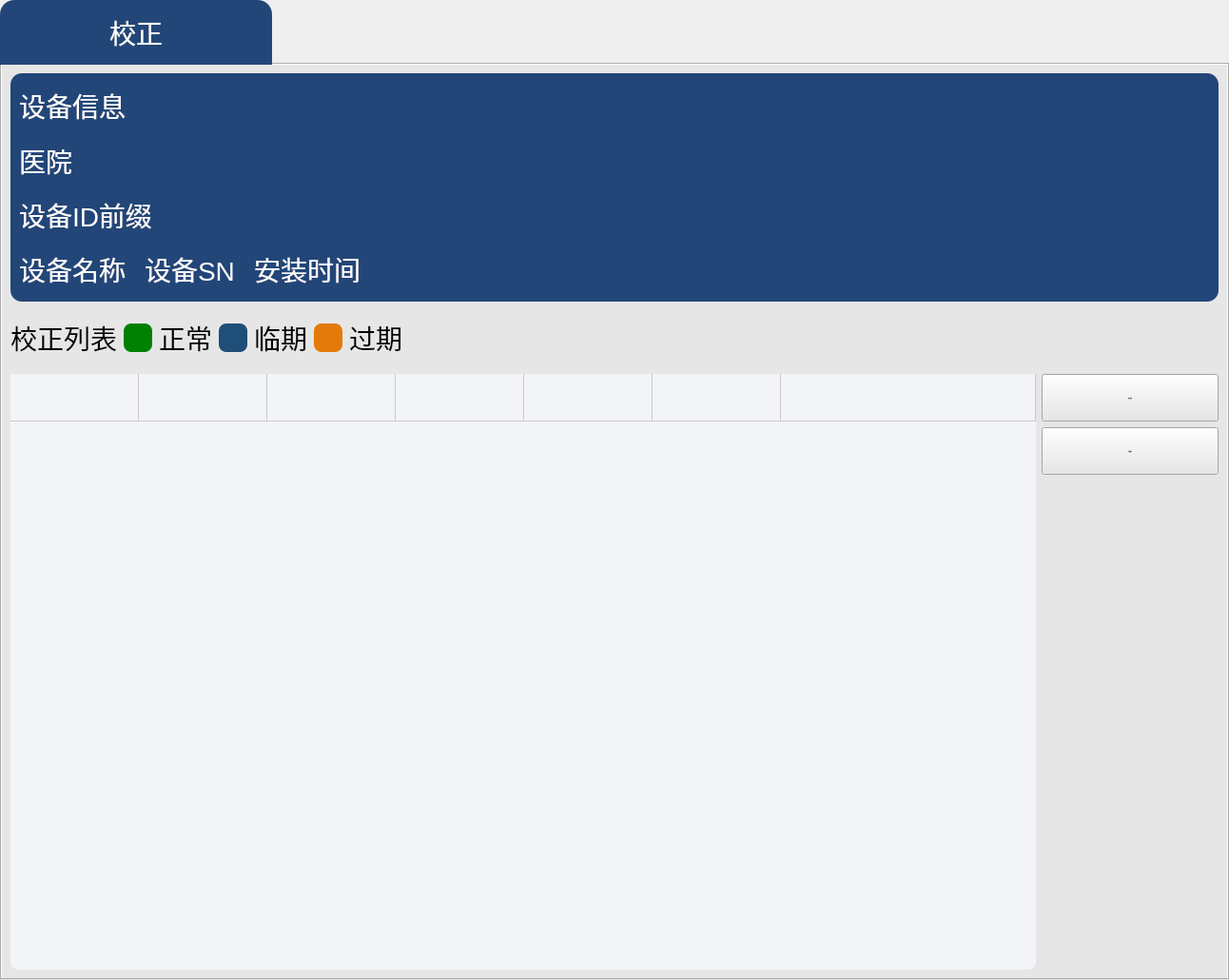
<?xml version="1.0" encoding="UTF-8"?>
<ui version="4.0">
 <class>CCalibWidget</class>
 <widget class="QWidget" name="CCalibWidget">
  <property name="geometry">
   <rect>
    <x>0</x>
    <y>0</y>
    <width>1292</width>
    <height>1030</height>
   </rect>
  </property>
  <property name="windowTitle">
   <string>Form</string>
  </property>
  <property name="styleSheet">
   <string notr="true"/>
  </property>
  <layout class="QHBoxLayout" name="horizontalLayout">
   <property name="leftMargin">
    <number>0</number>
   </property>
   <property name="topMargin">
    <number>0</number>
   </property>
   <property name="rightMargin">
    <number>0</number>
   </property>
   <property name="bottomMargin">
    <number>0</number>
   </property>
   <item>
    <widget class="QStackedWidget" name="Calib_mStacked">
     <property name="currentIndex">
      <number>0</number>
     </property>
     <widget class="QWidget" name="page1">
      <layout class="QVBoxLayout" name="verticalLayout">
       <property name="leftMargin">
        <number>0</number>
       </property>
       <property name="topMargin">
        <number>0</number>
       </property>
       <property name="rightMargin">
        <number>0</number>
       </property>
       <property name="bottomMargin">
        <number>0</number>
       </property>
       <item>
        <widget class="QTabWidget" name="tabWidget">
         <property name="styleSheet">
          <string notr="true">
QTabBar::tab {
border-top-left-radius: 15px;
border-top-right-radius: 15px;
min-width: 250px;
max-width: 306px;
padding: 18px;
font-size: 28px;
background-color:rgb(179, 179, 179);
	color:white;
margin-right: 20;
}
QTabWidget QTabBar
{
	font-size: 28px;
}

QTabBar::tab:selected{

border-top-left-radius: 15px;
border-top-right-radius: 15px;
min-width: 250px;
max-width: 306px; 
font-size: 28px;
	background-color:rgb(34,70,120);
color:white;
 
	/*border: 2px solid #1B72BF; */   

}</string>
         </property>
         <property name="iconSize">
          <size>
           <width>16</width>
           <height>16</height>
          </size>
         </property>
         <widget class="QWidget" name="qwe">
          <property name="styleSheet">
           <string notr="true">
QWidget
{
background-color: rgb(231, 230, 230);
}
 </string>
          </property>
          <attribute name="title">
           <string>校正</string>
          </attribute>
          <layout class="QGridLayout" name="gridLayout_3" rowstretch="4,0,0,0,1" columnstretch="0,12,1,1">
           <item row="2" column="0" rowspan="3" colspan="2">
            <widget class="QTableWidget" name="mTable_Calib_Info">
             <property name="maximumSize">
              <size>
               <width>16777215</width>
               <height>16777215</height>
              </size>
             </property>
             <property name="layoutDirection">
              <enum>Qt::LeftToRight</enum>
             </property>
             <property name="styleSheet">
              <string notr="true">QTableWidget  QHeaderView::section
{

	background-color:rgb(130, 130, 130);
border:none;  
height:42px; 
color:rgb(255, 255, 255);
font-size:28px;
}
QTableWidget
{
selection-background-color: rgb(130, 130, 130,70); 
background:rgb(243,244,248);
gridline-color:rgb(200,200,205);
font-size:28px; 
color:black; 
border:none;
border-bottom-right-radius:8px;
border-bottom-left-radius:8px;
}

QHeaderView::section:first{
border-top-left-radius:8px;
}
QHeaderView::section:last{
border-top-right-radius:8px;
}

/*  设置垂直滚动条基本样式*/
QScrollBar:vertical
{
    width:8px;
	background-color: rgb(233, 236, 245);
    margin:00px,0px,0px,0px;
    padding-top:15px;   /* 留出9px给上面和下面的箭头*/
    padding-bottom:5px;
}
QScrollBar::handle:vertical
{
    width:8px;
    background:rgba(64,64,64,50%);
	border-bottom-right-radius:8px;
	border-top-right-radius:8px;
    min-height:0;
}
QScrollBar::handle:vertical:hover
{
    width:8px;
    background:rgba(64,64,64,70%);   /*  鼠标放到滚动条上的时候，颜色变深*/
	border-bottom-right-radius:8px;
	border-top-right-radius:8px;
    min-height:0;
}
QScrollBar::add-page:vertical,QScrollBar::sub-page:vertical   /* 当滚动条滚动的时候，上面的部分和下面的部分*/
{
    background:rgba(0,0,0,0%);
    border-radius:4px;
}
QScrollBar::add-line:vertical
{
    height: 0px;
    subcontrol-origin:margin;
}

QScrollBar::up-arrow:vertical 
{
    subcontrol-origin: margin;
    height: 0px;
    border:0 0 0 0;
    border-image: url(:images/6.png);
}
QScrollBar::sub-line:vertical 
{
    height: 0px;
    subcontrol-origin:margin;
}

QScrollBar::down-arrow:vertical 
{
    subcontrol-origin: margin;
    height: 0px;
    border-image: url(:images/7.png);
}


/*水平滚动条*/
QScrollBar:horizontal {
	background-color: rgb(210, 210, 210);
      height: 10px;
      margin: 0px 0px 0 0px;
  }
  QScrollBar::handle:horizontal {
      background: rgb(64, 64, 64,50%);
	border-bottom-left-radius:8px;
	border-bottom-right-radius:8px;
      min-width: 0px;
  }

QScrollBar::handle:horizontal:hover
{
    width:8px;
    background:rgba(64,64,64,70%);   /*  鼠标放到滚动条上的时候，颜色变深*/
	border-bottom-left-radius:8px;
	border-bottom-right-radius:8px;
    min-height:0;
}
  QScrollBar::add-line:horizontal {
      width: 0px;
      subcontrol-position: right;
      subcontrol-origin: margin;
  }

  QScrollBar::sub-line:horizontal {
      width: 0px;
      subcontrol-position: left;
      subcontrol-origin: margin;
  }
 QScrollBar:left-arrow:horizontal, QScrollBar::right-arrow:horizontal {
      border: 2px solid grey;
      width: 3px;
      height: 3px;
      background: white;
  }

  QScrollBar::add-page:horizontal, QScrollBar::sub-page:horizontal {
      background: none;
  }


</string>
             </property>
             <property name="inputMethodHints">
              <set>Qt::ImhNone</set>
             </property>
             <property name="verticalScrollBarPolicy">
              <enum>Qt::ScrollBarAsNeeded</enum>
             </property>
             <property name="horizontalScrollBarPolicy">
              <enum>Qt::ScrollBarAlwaysOff</enum>
             </property>
             <property name="autoScroll">
              <bool>true</bool>
             </property>
             <property name="editTriggers">
              <set>QAbstractItemView::NoEditTriggers</set>
             </property>
             <property name="dragDropMode">
              <enum>QAbstractItemView::NoDragDrop</enum>
             </property>
             <property name="alternatingRowColors">
              <bool>false</bool>
             </property>
             <property name="selectionMode">
              <enum>QAbstractItemView::SingleSelection</enum>
             </property>
             <property name="selectionBehavior">
              <enum>QAbstractItemView::SelectRows</enum>
             </property>
             <property name="textElideMode">
              <enum>Qt::ElideMiddle</enum>
             </property>
             <property name="verticalScrollMode">
              <enum>QAbstractItemView::ScrollPerPixel</enum>
             </property>
             <property name="horizontalScrollMode">
              <enum>QAbstractItemView::ScrollPerPixel</enum>
             </property>
             <property name="sortingEnabled">
              <bool>false</bool>
             </property>
             <attribute name="horizontalHeaderVisible">
              <bool>false</bool>
             </attribute>
             <attribute name="horizontalHeaderCascadingSectionResizes">
              <bool>false</bool>
             </attribute>
             <attribute name="horizontalHeaderDefaultSectionSize">
              <number>135</number>
             </attribute>
             <attribute name="horizontalHeaderHighlightSections">
              <bool>true</bool>
             </attribute>
             <attribute name="horizontalHeaderMinimumSectionSize">
              <number>31</number>
             </attribute>
             <attribute name="horizontalHeaderShowSortIndicator" stdset="0">
              <bool>false</bool>
             </attribute>
             <attribute name="horizontalHeaderStretchLastSection">
              <bool>true</bool>
             </attribute>
             <attribute name="verticalHeaderVisible">
              <bool>false</bool>
             </attribute>
             <attribute name="verticalHeaderCascadingSectionResizes">
              <bool>false</bool>
             </attribute>
             <attribute name="verticalHeaderDefaultSectionSize">
              <number>50</number>
             </attribute>
             <attribute name="verticalHeaderMinimumSectionSize">
              <number>28</number>
             </attribute>
             <attribute name="verticalHeaderShowSortIndicator" stdset="0">
              <bool>false</bool>
             </attribute>
             <attribute name="verticalHeaderStretchLastSection">
              <bool>false</bool>
             </attribute>
             <row>
              <property name="text">
               <string>新建行</string>
              </property>
             </row>
             <column>
              <property name="text">
               <string>序号</string>
              </property>
             </column>
             <column>
              <property name="text">
               <string>批号</string>
              </property>
             </column>
             <column>
              <property name="text">
               <string>项目</string>
              </property>
             </column>
             <column>
              <property name="text">
               <string>A值</string>
              </property>
             </column>
             <column>
              <property name="text">
               <string>B值</string>
              </property>
             </column>
             <column>
              <property name="text">
               <string>状态</string>
              </property>
             </column>
             <column>
              <property name="text">
               <string>校正时间</string>
              </property>
             </column>
            </widget>
           </item>
           <item row="3" column="2" colspan="2">
            <widget class="QStackedWidget" name="mStacked_Calib_Operation">
             <property name="minimumSize">
              <size>
               <width>0</width>
               <height>50</height>
              </size>
             </property>
             <property name="maximumSize">
              <size>
               <width>16777215</width>
               <height>80</height>
              </size>
             </property>
             <property name="currentIndex">
              <number>0</number>
             </property>
             <widget class="QWidget" name="page">
              <layout class="QVBoxLayout" name="verticalLayout_2">
               <property name="leftMargin">
                <number>0</number>
               </property>
               <property name="topMargin">
                <number>0</number>
               </property>
               <property name="rightMargin">
                <number>0</number>
               </property>
               <property name="bottomMargin">
                <number>0</number>
               </property>
               <item>
                <widget class="QPushButton" name="mBtn_Calib_Operation">
                 <property name="sizePolicy">
                  <sizepolicy hsizetype="Minimum" vsizetype="Minimum">
                   <horstretch>0</horstretch>
                   <verstretch>0</verstretch>
                  </sizepolicy>
                 </property>
                 <property name="minimumSize">
                  <size>
                   <width>0</width>
                   <height>50</height>
                  </size>
                 </property>
                 <property name="maximumSize">
                  <size>
                   <width>16777215</width>
                   <height>80</height>
                  </size>
                 </property>
                 <property name="font">
                  <font>
                   <pointsize>-1</pointsize>
                  </font>
                 </property>
                 <property name="styleSheet">
                  <string notr="true">QPushButton{ 
	border-radius:8px;
background-color:rgb(34,70,120);
font-size:26px; 
color:white;


}
QPushButton:hover{
font-size:26px; 
color:white;
}

QPushButton:pressed{
	background-color:rgb(241, 129,1);
};
</string>
                 </property>
                 <property name="text">
                  <string>开始校正</string>
                 </property>
                </widget>
               </item>
              </layout>
             </widget>
             <widget class="QWidget" name="page_3">
              <layout class="QHBoxLayout" name="horizontalLayout_4">
               <property name="spacing">
                <number>0</number>
               </property>
               <property name="leftMargin">
                <number>0</number>
               </property>
               <property name="topMargin">
                <number>0</number>
               </property>
               <property name="rightMargin">
                <number>0</number>
               </property>
               <property name="bottomMargin">
                <number>0</number>
               </property>
               <item>
                <widget class="QLabel" name="label_50">
                 <property name="minimumSize">
                  <size>
                   <width>0</width>
                   <height>50</height>
                  </size>
                 </property>
                 <property name="maximumSize">
                  <size>
                   <width>16777215</width>
                   <height>80</height>
                  </size>
                 </property>
                 <property name="styleSheet">
                  <string notr="true">QLabel{
border-radius:8px;
background-color:rgb(34,70,120);
font-size:26px; 
color:white;
}</string>
                 </property>
                 <property name="text">
                  <string>等待检验</string>
                 </property>
                 <property name="alignment">
                  <set>Qt::AlignCenter</set>
                 </property>
                </widget>
               </item>
              </layout>
             </widget>
            </widget>
           </item>
           <item row="2" column="2" colspan="2">
            <widget class="QStackedWidget" name="mStacked_Calib_DataOrCancel">
             <property name="minimumSize">
              <size>
               <width>0</width>
               <height>50</height>
              </size>
             </property>
             <property name="maximumSize">
              <size>
               <width>16777215</width>
               <height>80</height>
              </size>
             </property>
             <property name="currentIndex">
              <number>0</number>
             </property>
             <widget class="QWidget" name="page_4">
              <layout class="QVBoxLayout" name="verticalLayout_3">
               <property name="leftMargin">
                <number>0</number>
               </property>
               <property name="topMargin">
                <number>0</number>
               </property>
               <property name="rightMargin">
                <number>0</number>
               </property>
               <property name="bottomMargin">
                <number>0</number>
               </property>
               <item>
                <widget class="QPushButton" name="mBtn_Calib_Data">
                 <property name="sizePolicy">
                  <sizepolicy hsizetype="Minimum" vsizetype="Minimum">
                   <horstretch>0</horstretch>
                   <verstretch>0</verstretch>
                  </sizepolicy>
                 </property>
                 <property name="minimumSize">
                  <size>
                   <width>0</width>
                   <height>50</height>
                  </size>
                 </property>
                 <property name="maximumSize">
                  <size>
                   <width>16777215</width>
                   <height>80</height>
                  </size>
                 </property>
                 <property name="font">
                  <font>
                   <pointsize>-1</pointsize>
                  </font>
                 </property>
                 <property name="styleSheet">
                  <string notr="true">QPushButton{ 
	border-radius:8px;
background-color:rgb(34,70,120);
font-size:26px; 
color:white;


}
QPushButton:hover{
font-size:26px; 
color:white;
}

QPushButton:pressed{
	background-color:rgb(241, 129,1);
};
</string>
                 </property>
                 <property name="text">
                  <string>校正跟踪</string>
                 </property>
                </widget>
               </item>
              </layout>
             </widget>
             <widget class="QWidget" name="page_5">
              <layout class="QVBoxLayout" name="verticalLayout_4">
               <property name="leftMargin">
                <number>0</number>
               </property>
               <property name="topMargin">
                <number>0</number>
               </property>
               <property name="rightMargin">
                <number>0</number>
               </property>
               <property name="bottomMargin">
                <number>0</number>
               </property>
               <item>
                <widget class="QPushButton" name="mBtn_Calib_Cancel">
                 <property name="sizePolicy">
                  <sizepolicy hsizetype="Minimum" vsizetype="Minimum">
                   <horstretch>0</horstretch>
                   <verstretch>0</verstretch>
                  </sizepolicy>
                 </property>
                 <property name="minimumSize">
                  <size>
                   <width>0</width>
                   <height>50</height>
                  </size>
                 </property>
                 <property name="maximumSize">
                  <size>
                   <width>16777215</width>
                   <height>80</height>
                  </size>
                 </property>
                 <property name="font">
                  <font>
                   <pointsize>-1</pointsize>
                  </font>
                 </property>
                 <property name="styleSheet">
                  <string notr="true">QPushButton{ 
	border-radius:8px;
background-color:rgb(34,70,120);
font-size:26px; 
color:white;


}
QPushButton:hover{
font-size:26px; 
color:white;
}

QPushButton:pressed{
	background-color:rgb(241, 129,1);
};
</string>
                 </property>
                 <property name="text">
                  <string>取消校正</string>
                 </property>
                </widget>
               </item>
              </layout>
             </widget>
            </widget>
           </item>
           <item row="1" column="0" colspan="4">
            <widget class="QFrame" name="mframe_state">
             <layout class="QHBoxLayout" name="horizontalLayout_2">
              <property name="spacing">
               <number>7</number>
              </property>
              <property name="leftMargin">
               <number>0</number>
              </property>
              <property name="topMargin">
               <number>11</number>
              </property>
              <property name="rightMargin">
               <number>11</number>
              </property>
              <property name="bottomMargin">
               <number>11</number>
              </property>
              <item>
               <widget class="QLabel" name="mLab_Item_Name">
                <property name="minimumSize">
                 <size>
                  <width>0</width>
                  <height>40</height>
                 </size>
                </property>
                <property name="styleSheet">
                 <string notr="true">QLabel
{
	color: black;
	font-size:28px;
}</string>
                </property>
                <property name="text">
                 <string>校正列表</string>
                </property>
                <property name="alignment">
                 <set>Qt::AlignLeading|Qt::AlignLeft|Qt::AlignVCenter</set>
                </property>
               </widget>
              </item>
              <item>
               <widget class="QLabel" name="label_38">
                <property name="minimumSize">
                 <size>
                  <width>30</width>
                  <height>30</height>
                 </size>
                </property>
                <property name="maximumSize">
                 <size>
                  <width>30</width>
                  <height>30</height>
                 </size>
                </property>
                <property name="styleSheet">
                 <string notr="true">QLabel
{
background-color: rgb(0, 128, 0);
	color: black;
	font-size:28px;
	border-radius:8px;
}</string>
                </property>
                <property name="text">
                 <string/>
                </property>
                <property name="alignment">
                 <set>Qt::AlignLeading|Qt::AlignLeft|Qt::AlignVCenter</set>
                </property>
               </widget>
              </item>
              <item>
               <widget class="QLabel" name="label_40">
                <property name="minimumSize">
                 <size>
                  <width>0</width>
                  <height>40</height>
                 </size>
                </property>
                <property name="styleSheet">
                 <string notr="true">QLabel
{
	color: black;
	font-size:28px;
}</string>
                </property>
                <property name="text">
                 <string>正常</string>
                </property>
                <property name="alignment">
                 <set>Qt::AlignLeading|Qt::AlignLeft|Qt::AlignVCenter</set>
                </property>
               </widget>
              </item>
              <item>
               <widget class="QLabel" name="label_43">
                <property name="minimumSize">
                 <size>
                  <width>30</width>
                  <height>30</height>
                 </size>
                </property>
                <property name="maximumSize">
                 <size>
                  <width>30</width>
                  <height>30</height>
                 </size>
                </property>
                <property name="styleSheet">
                 <string notr="true">QLabel
{
background-color:rgb(31, 78, 121);
	font-size:28px;
	border-radius:8px;
}</string>
                </property>
                <property name="text">
                 <string/>
                </property>
                <property name="alignment">
                 <set>Qt::AlignLeading|Qt::AlignLeft|Qt::AlignVCenter</set>
                </property>
               </widget>
              </item>
              <item>
               <widget class="QLabel" name="label_46">
                <property name="minimumSize">
                 <size>
                  <width>0</width>
                  <height>40</height>
                 </size>
                </property>
                <property name="styleSheet">
                 <string notr="true">QLabel
{
	color: black;
	font-size:28px;
}</string>
                </property>
                <property name="text">
                 <string>临期</string>
                </property>
                <property name="alignment">
                 <set>Qt::AlignLeading|Qt::AlignLeft|Qt::AlignVCenter</set>
                </property>
               </widget>
              </item>
              <item>
               <widget class="QLabel" name="label_42">
                <property name="minimumSize">
                 <size>
                  <width>30</width>
                  <height>30</height>
                 </size>
                </property>
                <property name="maximumSize">
                 <size>
                  <width>30</width>
                  <height>30</height>
                 </size>
                </property>
                <property name="styleSheet">
                 <string notr="true">QLabel
{
background-color:rgb(228,122,10);
	font-size:28px;
	border-radius:8px;
}</string>
                </property>
                <property name="text">
                 <string/>
                </property>
                <property name="alignment">
                 <set>Qt::AlignLeading|Qt::AlignLeft|Qt::AlignVCenter</set>
                </property>
               </widget>
              </item>
              <item>
               <widget class="QLabel" name="label_47">
                <property name="minimumSize">
                 <size>
                  <width>0</width>
                  <height>40</height>
                 </size>
                </property>
                <property name="styleSheet">
                 <string notr="true">QLabel
{
	color: black;
	font-size:28px;
}</string>
                </property>
                <property name="text">
                 <string>过期</string>
                </property>
                <property name="alignment">
                 <set>Qt::AlignLeading|Qt::AlignLeft|Qt::AlignVCenter</set>
                </property>
               </widget>
              </item>
              <item>
               <spacer name="horizontalSpacer_3">
                <property name="orientation">
                 <enum>Qt::Horizontal</enum>
                </property>
                <property name="sizeHint" stdset="0">
                 <size>
                  <width>40</width>
                  <height>20</height>
                 </size>
                </property>
               </spacer>
              </item>
             </layout>
            </widget>
           </item>
           <item row="0" column="0" colspan="4">
            <widget class="QFrame" name="frame">
             <property name="minimumSize">
              <size>
               <width>0</width>
               <height>240</height>
              </size>
             </property>
             <property name="maximumSize">
              <size>
               <width>16777215</width>
               <height>240</height>
              </size>
             </property>
             <property name="styleSheet">
              <string notr="true">QFrame{
	border-radius:12px;
	background-color: rgb(34,70,120);
}</string>
             </property>
             <property name="frameShape">
              <enum>QFrame::StyledPanel</enum>
             </property>
             <property name="frameShadow">
              <enum>QFrame::Raised</enum>
             </property>
             <layout class="QGridLayout" name="gridLayout">
              <property name="horizontalSpacing">
               <number>20</number>
              </property>
              <property name="verticalSpacing">
               <number>7</number>
              </property>
              <item row="3" column="0">
               <widget class="QLabel" name="mLab_Name">
                <property name="styleSheet">
                 <string notr="true">QLabel
{
	color: rgb(255, 255, 255);
	font-size:28px;
}</string>
                </property>
                <property name="text">
                 <string>设备名称</string>
                </property>
                <property name="alignment">
                 <set>Qt::AlignLeading|Qt::AlignLeft|Qt::AlignVCenter</set>
                </property>
               </widget>
              </item>
              <item row="3" column="3">
               <spacer name="horizontalSpacer">
                <property name="orientation">
                 <enum>Qt::Horizontal</enum>
                </property>
                <property name="sizeHint" stdset="0">
                 <size>
                  <width>40</width>
                  <height>20</height>
                 </size>
                </property>
               </spacer>
              </item>
              <item row="0" column="0" colspan="4">
               <widget class="QLabel" name="label_39">
                <property name="styleSheet">
                 <string notr="true">QLabel
{
	color: rgb(255, 255, 255);
	font-size:28px;
}</string>
                </property>
                <property name="text">
                 <string>设备信息</string>
                </property>
                <property name="alignment">
                 <set>Qt::AlignLeading|Qt::AlignLeft|Qt::AlignVCenter</set>
                </property>
               </widget>
              </item>
              <item row="3" column="2">
               <widget class="QLabel" name="mLab_Time">
                <property name="styleSheet">
                 <string notr="true">QLabel
{
	color: rgb(255, 255, 255);
	font-size:28px;
}</string>
                </property>
                <property name="text">
                 <string>安装时间</string>
                </property>
                <property name="alignment">
                 <set>Qt::AlignLeading|Qt::AlignLeft|Qt::AlignVCenter</set>
                </property>
               </widget>
              </item>
              <item row="3" column="1">
               <widget class="QLabel" name="mLab_SN">
                <property name="styleSheet">
                 <string notr="true">QLabel
{
	color: rgb(255, 255, 255);
	font-size:28px;
}</string>
                </property>
                <property name="text">
                 <string>设备SN</string>
                </property>
                <property name="alignment">
                 <set>Qt::AlignLeading|Qt::AlignLeft|Qt::AlignVCenter</set>
                </property>
               </widget>
              </item>
              <item row="1" column="0" colspan="4">
               <widget class="QLabel" name="mLab_Hospital">
                <property name="styleSheet">
                 <string notr="true">QLabel
{
	color: rgb(255, 255, 255);
	font-size:28px;
}</string>
                </property>
                <property name="text">
                 <string>医院</string>
                </property>
                <property name="alignment">
                 <set>Qt::AlignLeading|Qt::AlignLeft|Qt::AlignVCenter</set>
                </property>
               </widget>
              </item>
              <item row="2" column="0" colspan="4">
               <widget class="QLabel" name="mLab_IDName">
                <property name="styleSheet">
                 <string notr="true">QLabel
{
	color: rgb(255, 255, 255);
	font-size:28px;
}</string>
                </property>
                <property name="text">
                 <string>设备ID前缀</string>
                </property>
                <property name="alignment">
                 <set>Qt::AlignLeading|Qt::AlignLeft|Qt::AlignVCenter</set>
                </property>
               </widget>
              </item>
             </layout>
            </widget>
           </item>
          </layout>
         </widget>
        </widget>
       </item>
      </layout>
     </widget>
     <widget class="QWidget" name="page_2">
      <layout class="QGridLayout" name="gridLayout_2" rowstretch="6,0" columnstretch="1,0">
       <property name="leftMargin">
        <number>0</number>
       </property>
       <property name="topMargin">
        <number>0</number>
       </property>
       <property name="rightMargin">
        <number>0</number>
       </property>
       <property name="bottomMargin">
        <number>0</number>
       </property>
       <property name="verticalSpacing">
        <number>15</number>
       </property>
       <item row="1" column="1">
        <spacer name="horizontalSpacer_2">
         <property name="orientation">
          <enum>Qt::Horizontal</enum>
         </property>
         <property name="sizeHint" stdset="0">
          <size>
           <width>233</width>
           <height>20</height>
          </size>
         </property>
        </spacer>
       </item>
       <item row="0" column="0" colspan="2">
        <widget class="QTabWidget" name="tabWidget_2">
         <property name="styleSheet">
          <string notr="true">
QTabBar::tab {
border-top-left-radius: 15px;
border-top-right-radius: 15px;
min-width: 250px;
max-width: 306px;
padding: 25px;
font-size: 28px;
background-color:rgb(179, 179, 179);
	color:white;
margin-right: 20;
}
QTabWidget QTabBar
{
	font-size: 28px;
}

QTabBar::tab:selected{

border-top-left-radius: 15px;
border-top-right-radius: 15px;
min-width: 250px;
max-width: 306px;
padding: 15px;
font-size: 28px;
	background-color:rgb(34,70,120);
color:white;

	/*border: 2px solid #1B72BF; */   

}

 </string>
         </property>
         <widget class="QWidget" name="qwe_2">
          <property name="styleSheet">
           <string notr="true">
QWidget
{
background-color: rgb(231, 230, 230);
}
 </string>
          </property>
          <attribute name="title">
           <string>校正跟踪</string>
          </attribute>
          <layout class="QGridLayout" name="gridLayout_4" columnstretch="0,1,0,2,0,2,1,1">
           <item row="0" column="0">
            <widget class="QLabel" name="mLab_Batch">
             <property name="minimumSize">
              <size>
               <width>50</width>
               <height>21</height>
              </size>
             </property>
             <property name="maximumSize">
              <size>
               <width>999999</width>
               <height>16777215</height>
              </size>
             </property>
             <property name="styleSheet">
              <string notr="true">QLabel
{
	color: rgb(137, 137, 137);
	font-size:28px;
}</string>
             </property>
             <property name="text">
              <string>批号</string>
             </property>
             <property name="alignment">
              <set>Qt::AlignCenter</set>
             </property>
            </widget>
           </item>
           <item row="0" column="1">
            <widget class="QComboBox" name="mCom_Data_Batch">
             <property name="enabled">
              <bool>true</bool>
             </property>
             <property name="minimumSize">
              <size>
               <width>230</width>
               <height>55</height>
              </size>
             </property>
             <property name="styleSheet">
              <string notr="true">
/*未下拉时，QComboBox 样式 背景黑色*/
QComboBox {
	border: 1px solid #e1e3e7;         
	border-radius: 5px;    
background:#ffffff;
color:#898989;
font-size:28px;
}  

/*下拉后的整个下拉窗体样式 背景红色*/
QComboBox QAbstractItemView 
{
	background:#ffffff;
	color:#898989;  
} 
 
/*下拉箭头区域样式*/
QComboBox::drop-down
{
width: 20px;
border-left: 2px solid #e1e3e7; 
}    

/*下拉箭头样式*/
QComboBox::down-arrow {
	image: url(:/image/images/arrow.png);
height:20px;
width:17px;
}     
QComboBox:editable {
	border: 1px solid #e1e3e7;         
	border-radius: 5px;    
background:#ffffff;
color:#898989;
font-size:28px;
}</string>
             </property>
             <property name="editable">
              <bool>false</bool>
             </property>
            </widget>
           </item>
           <item row="0" column="2">
            <widget class="QLabel" name="label_45">
             <property name="styleSheet">
              <string notr="true">QLabel
{
	color: rgb(137, 137, 137);
	font-size:28px;
}</string>
             </property>
             <property name="text">
              <string>起始日期</string>
             </property>
            </widget>
           </item>
           <item row="0" column="3">
            <widget class="QLineEdit" name="mEdit_StartDate">
             <property name="minimumSize">
              <size>
               <width>0</width>
               <height>50</height>
              </size>
             </property>
             <property name="maximumSize">
              <size>
               <width>16777215</width>
               <height>55</height>
              </size>
             </property>
             <property name="styleSheet">
              <string notr="true">QLineEdit
{
	border: 1px solid #e1e3e7;         
	border-radius: 5px;
	font-size:28px;
	color: rgb(137, 137, 137);
	background-color: rgb(255, 255, 255);

}</string>
             </property>
             <property name="text">
              <string/>
             </property>
            </widget>
           </item>
           <item row="0" column="4">
            <widget class="QLabel" name="label_44">
             <property name="styleSheet">
              <string notr="true">QLabel
{
	color: rgb(137, 137, 137);
	font-size:28px;
}</string>
             </property>
             <property name="text">
              <string>终止日期</string>
             </property>
            </widget>
           </item>
           <item row="0" column="5">
            <widget class="QLineEdit" name="mEdit_EndDate">
             <property name="minimumSize">
              <size>
               <width>0</width>
               <height>50</height>
              </size>
             </property>
             <property name="maximumSize">
              <size>
               <width>16777215</width>
               <height>55</height>
              </size>
             </property>
             <property name="styleSheet">
              <string notr="true">QLineEdit
{
	border: 1px solid #e1e3e7;         
	border-radius: 5px;
	font-size:28px;
	color: rgb(137, 137, 137);
	background-color: rgb(255, 255, 255);

}</string>
             </property>
            </widget>
           </item>
           <item row="0" column="6">
            <widget class="QPushButton" name="mBtn_Data_Inquire">
             <property name="sizePolicy">
              <sizepolicy hsizetype="Minimum" vsizetype="Minimum">
               <horstretch>0</horstretch>
               <verstretch>0</verstretch>
              </sizepolicy>
             </property>
             <property name="minimumSize">
              <size>
               <width>0</width>
               <height>60</height>
              </size>
             </property>
             <property name="maximumSize">
              <size>
               <width>16777215</width>
               <height>60</height>
              </size>
             </property>
             <property name="font">
              <font>
               <pointsize>-1</pointsize>
              </font>
             </property>
             <property name="styleSheet">
              <string notr="true">QPushButton{ 
	border-radius:8px;
background-color:rgb(34,70,120);
font-size:26px; 
color:white;


}
QPushButton:hover{
font-size:26px; 
color:white;
}

QPushButton:pressed{
	background-color:rgb(241,129,1);
};
</string>
             </property>
             <property name="text">
              <string>查询</string>
             </property>
            </widget>
           </item>
           <item row="0" column="7">
            <widget class="QPushButton" name="mBtn_Data_Retun">
             <property name="sizePolicy">
              <sizepolicy hsizetype="Minimum" vsizetype="Minimum">
               <horstretch>0</horstretch>
               <verstretch>0</verstretch>
              </sizepolicy>
             </property>
             <property name="minimumSize">
              <size>
               <width>0</width>
               <height>60</height>
              </size>
             </property>
             <property name="maximumSize">
              <size>
               <width>16777215</width>
               <height>60</height>
              </size>
             </property>
             <property name="font">
              <font>
               <pointsize>-1</pointsize>
              </font>
             </property>
             <property name="styleSheet">
              <string notr="true">QPushButton{ 
	border-radius:8px;
background-color:rgb(34,70,120);
font-size:26px; 
color:white;


}
QPushButton:hover{
font-size:26px; 
color:white;
}

QPushButton:pressed{
	background-color:rgb(241,129,1);
};
</string>
             </property>
             <property name="text">
              <string>返回</string>
             </property>
            </widget>
           </item>
           <item row="1" column="0" colspan="8">
            <widget class="QTableWidget" name="mTable_Calib_Data">
             <property name="styleSheet">
              <string notr="true">QTableWidget  QHeaderView::section
{

	background-color:rgb(130, 130, 130);
border:none;  
height:42px; 
color:rgb(255, 255, 255);
font-size:28px;
}
QTableWidget
{
selection-background-color: rgb(130, 130, 130,70); 
background:rgb(243,244,248);
gridline-color:rgb(200,200,205);
font-size:28px; 
color:black; 
border:none;
}

/*  设置垂直滚动条基本样式*/
QScrollBar:vertical
{
    width:8px;
	background-color: rgb(233, 236, 245);
    margin:00px,0px,0px,0px;
    padding-top:15px;   /* 留出9px给上面和下面的箭头*/
    padding-bottom:5px;
}
QScrollBar::handle:vertical
{
    width:8px;
    background:rgba(64,64,64,50%);
	border-bottom-right-radius:8px;
	border-top-right-radius:8px;
    min-height:0;
}
QScrollBar::handle:vertical:hover
{
    width:8px;
    background:rgba(64,64,64,70%);   /*  鼠标放到滚动条上的时候，颜色变深*/
	border-bottom-right-radius:8px;
	border-top-right-radius:8px;
    min-height:0;
}
QScrollBar::add-page:vertical,QScrollBar::sub-page:vertical   /* 当滚动条滚动的时候，上面的部分和下面的部分*/
{
    background:rgba(0,0,0,0%);
    border-radius:4px;
}
QScrollBar::add-line:vertical
{
    height: 0px;
    subcontrol-origin:margin;
}

QScrollBar::up-arrow:vertical 
{
    subcontrol-origin: margin;
    height: 0px;
    border:0 0 0 0;
    border-image: url(:images/6.png);
}
QScrollBar::sub-line:vertical 
{
    height: 0px;
    subcontrol-origin:margin;
}

QScrollBar::down-arrow:vertical 
{
    subcontrol-origin: margin;
    height: 0px;
    border-image: url(:images/7.png);
}

/*水平滚动条*/
QScrollBar:horizontal {
	background-color: rgb(210, 210, 210);
      height: 10px;
      margin: 0px 0px 0 0px;
  }
  QScrollBar::handle:horizontal {
      background: rgb(64, 64, 64,50%);
	border-bottom-left-radius:8px;
	border-bottom-right-radius:8px;
      min-width: 0px;
  }

QScrollBar::handle:horizontal:hover
{
    width:8px;
    background:rgba(64,64,64,70%);   /*  鼠标放到滚动条上的时候，颜色变深*/
	border-bottom-left-radius:8px;
	border-bottom-right-radius:8px;
    min-height:0;
}
  QScrollBar::add-line:horizontal {
      width: 0px;
      subcontrol-position: right;
      subcontrol-origin: margin;
  }

  QScrollBar::sub-line:horizontal {
      width: 0px;
      subcontrol-position: left;
      subcontrol-origin: margin;
  }
 QScrollBar:left-arrow:horizontal, QScrollBar::right-arrow:horizontal {
      border: 2px solid grey;
      width: 3px;
      height: 3px;
      background: white;
  }

  QScrollBar::add-page:horizontal, QScrollBar::sub-page:horizontal {
      background: none;
  }


</string>
             </property>
             <property name="inputMethodHints">
              <set>Qt::ImhNone</set>
             </property>
             <property name="editTriggers">
              <set>QAbstractItemView::NoEditTriggers</set>
             </property>
             <property name="selectionBehavior">
              <enum>QAbstractItemView::SelectRows</enum>
             </property>
             <property name="textElideMode">
              <enum>Qt::ElideMiddle</enum>
             </property>
             <property name="verticalScrollMode">
              <enum>QAbstractItemView::ScrollPerPixel</enum>
             </property>
             <property name="horizontalScrollMode">
              <enum>QAbstractItemView::ScrollPerPixel</enum>
             </property>
             <attribute name="horizontalHeaderVisible">
              <bool>false</bool>
             </attribute>
             <attribute name="horizontalHeaderCascadingSectionResizes">
              <bool>false</bool>
             </attribute>
             <attribute name="horizontalHeaderDefaultSectionSize">
              <number>155</number>
             </attribute>
             <attribute name="horizontalHeaderHighlightSections">
              <bool>true</bool>
             </attribute>
             <attribute name="horizontalHeaderStretchLastSection">
              <bool>true</bool>
             </attribute>
             <attribute name="verticalHeaderVisible">
              <bool>false</bool>
             </attribute>
             <attribute name="verticalHeaderDefaultSectionSize">
              <number>45</number>
             </attribute>
             <row>
              <property name="text">
               <string>新建行</string>
              </property>
             </row>
             <row>
              <property name="text">
               <string>新建行</string>
              </property>
             </row>
             <row>
              <property name="text">
               <string>新建行</string>
              </property>
             </row>
             <row>
              <property name="text">
               <string>新建行</string>
              </property>
             </row>
             <row>
              <property name="text">
               <string>新建行</string>
              </property>
             </row>
             <row>
              <property name="text">
               <string>新建行</string>
              </property>
             </row>
             <row>
              <property name="text">
               <string>新建行</string>
              </property>
             </row>
             <row>
              <property name="text">
               <string>新建行</string>
              </property>
             </row>
             <row>
              <property name="text">
               <string>新建行</string>
              </property>
             </row>
             <row>
              <property name="text">
               <string>新建行</string>
              </property>
             </row>
             <row>
              <property name="text">
               <string>新建行</string>
              </property>
             </row>
             <row>
              <property name="text">
               <string>新建行</string>
              </property>
             </row>
             <row>
              <property name="text">
               <string>新建行</string>
              </property>
             </row>
             <row>
              <property name="text">
               <string>新建行</string>
              </property>
             </row>
             <row>
              <property name="text">
               <string>新建行</string>
              </property>
             </row>
             <row>
              <property name="text">
               <string>新建行</string>
              </property>
             </row>
             <row>
              <property name="text">
               <string>新建行</string>
              </property>
             </row>
             <row>
              <property name="text">
               <string>新建行</string>
              </property>
             </row>
             <row>
              <property name="text">
               <string>新建行</string>
              </property>
             </row>
             <column>
              <property name="text">
               <string>校正ID</string>
              </property>
             </column>
             <column>
              <property name="text">
               <string>序号</string>
              </property>
             </column>
             <column>
              <property name="text">
               <string>项目</string>
              </property>
             </column>
             <column>
              <property name="text">
               <string>A值</string>
              </property>
             </column>
             <column>
              <property name="text">
               <string>B值</string>
              </property>
             </column>
             <column>
              <property name="text">
               <string>A光强1</string>
              </property>
             </column>
             <column>
              <property name="text">
               <string>A光强2</string>
              </property>
             </column>
             <column>
              <property name="text">
               <string>B光强1</string>
              </property>
             </column>
             <column>
              <property name="text">
               <string>B光强2</string>
              </property>
             </column>
             <column>
              <property name="text">
               <string>校正时间</string>
              </property>
             </column>
            </widget>
           </item>
          </layout>
         </widget>
        </widget>
       </item>
      </layout>
     </widget>
    </widget>
   </item>
  </layout>
 </widget>
 <resources/>
 <connections/>
</ui>
